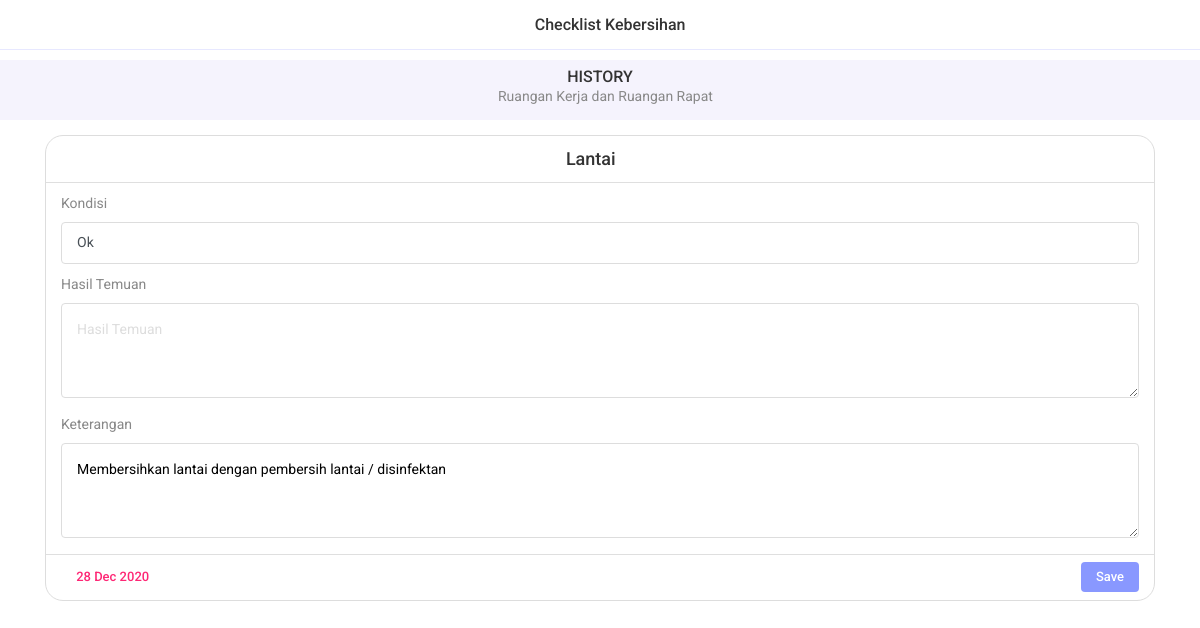
The page /cleaning/history/subarea-check/harian-982/2020-12-28 (signed in) on the database its author committed.
### cleaning/models.py (models this page shows, shortened)
class cln_daily(models.Model):
    hari_ini = models.DateField(
        name="hariIni", auto_now=False, auto_now_add=False, verbose_name="Hari ini")
    pilih_kondisi = {
        ('Ok', 'Ok'),
        ('Not Ok', 'Not Ok'),
    }
    kondisi = models.CharField(name="kondisi", max_length=50,
                               choices=pilih_kondisi, verbose_name="Kondisi", blank=True, null=True, default='')
    keterangan = models.TextField(name="keterangan", max_length=500,
                                  verbose_name="Keterangan", blank=True, null=True, default='')
    hasil_temuan = models.TextField(name="hasilTemuan", max_length=500,
                                    verbose_name="Hasil Temuan", blank=True, null=True, default='')
    done = models.DateTimeField(
        name="done", auto_now=False, auto_now_add=False, verbose_name="Terlaksana Pada", blank=True, null=True)
    dailySubarea = models.ForeignKey(cln_subarea, verbose_name="Nama Subarea",
                                     on_delete=models.CASCADE, related_name="dailySubarea", blank=True, null=True)
    class Meta:
        db_table = ''
        managed = True
        verbose_name = 'daily'
        verbose_name_plural = 'dailies'

class cln_subarea(models.Model):
    nama_subarea = models.CharField(
        max_length=100, name='namaSubarea', verbose_name='Nama Subarea', blank=False, null=False, unique=False)
    namaAreaSubarea = models.ForeignKey(
        cln_area, verbose_name="Nama Area", on_delete=models.CASCADE, related_name="namaAreaSubarea", blank=True, null=True)
    class Meta:
        db_table = ''
        managed = True
        verbose_name = 'subarea'
        verbose_name_plural = 'subareas'

class cln_area(models.Model):
    nama_area = models.CharField(max_length=100, name='namaArea',
                                 verbose_name='Nama Area', unique=True, blank=False, null=False)
    class Meta:
        db_table = ''
        managed = True
        verbose_name = 'area'
        verbose_name_plural = 'areas'

class cln_latest_history(models.Model):
    history = models.DateField(
        name="history", auto_now=False, auto_now_add=False, verbose_name="History")
    class Meta:
        db_table = ''
        managed = True
        verbose_name = 'history'
        verbose_name_plural = 'histories'

### user/decorators.py (the view)
    def wrapper_function(request, *args, **kwargs):
        group = None
        if request.user.groups.exists():
            group = request.user.groups.all().first().name
        if group == 'maker':
            return view_func(request, *args, **kwargs)
        else:
            return redirect('401_unauthorized_maker')

### cleaning/forms.py
class dailyForm(forms.ModelForm):
    class Meta:
        model = cln_daily
        fields = ['kondisi',  'hasilTemuan', 'keterangan']
    def __init__(self, *args, **kwargs):
        super().__init__(*args, **kwargs)
        self.fields["kondisi"].widget.attrs.update(
            {'id': "kondisi", 'name': 'kondisi', 'class': 'custom-select',
                'label': 'kondisi', 'help text': 'kondisi', 'placeholder': 'Kondisi'})
        self.fields["keterangan"].widget.attrs.update(
            {'id': "keterangan", 'name': 'keterangan',
                'label': 'keterangan', 'help text': 'keterangan', 'height': "200", 'placeholder': 'Keterangan', 'rows': '3'})
        self.fields["hasilTemuan"].widget.attrs.update(
            {'id': "hasilTemuan", 'name': 'hasilTemuan', 'label': 'Hasil Temuan', 'help text': 'Hasil Temuan', 'placeholder': 'Hasil Temuan', 'rows': '3'})

### templates/cleaning/cln_history_check_single.html (shortened to what this page needs)
{% extends "base.html" %}{% load static %}
{% block navbar %}
<div class="left"><a href="{% url 'cln_history' %}" class="link"><i class="icon ion-ios-arrow-back"></i></a>
</div>
<div class="title">{{title}}</div>
{% endblock navbar %}
{% block page_wrapper %}
<div class="newsletter bg-lightblue py-2">
    <div class="section-title text-center title-large">
        <h6>HISTORY</h6>
        <p><i class="icon ion-ios-information-circle-outline"></i>{{harian.dailySubarea.namaAreaSubarea.namaArea}}</p>
    </div>
</div>
<div class="separator-small"></div>
<div class="cards">
    <div class="container">
        <div class="card card-outline card-list">
            <form method="POST" class="form-outline form-horizontal">
                <div class="card-body">
                    <h5 class="card-title" style="text-align: center;">{{harian.dailySubarea.namaSubarea}}
                        <i class="icon ion-ios-add-circle"></i>
                    </h5>
                    <div class="form-elements">
                        <div class="container">
                            <div class="form-wrapper">
                                {% for field in form %}
                                <div class="input-wrap" style="margin: 10px auto;">
                                    <label for="{{field.id}}">{{field.label}}</label>
                                    {{field}}
                                </div>
                                {% endfor %}
                            </div>
                        </div>
                    </div>
                </div>
                <div class="footer-card">
                    <div class="card-date"><i class="icon ion-ios-calendar"></i>{{tanggal.history | date:"d M Y"}}</div>
                    <div class="card-comment"><button type="submit" class="button button-small">Save</button>
                    </div>
                </div>
            </form>
        </div>
    </div>
</div>
{% endblock page_wrapper %}

### static/css/style.css (style rules this page uses)
body { font-family: 'Roboto', sans-serif; color: #888; font-size: 14px; font-weight: 400; background: #fff; }
h1, h2, h3, h4, h5, h6 { line-height: 110%; font-family: 'Roboto', sans-serif; margin: 0; font-weight: 500; color: #333; }
h5 { font-size: 18px; }
h6 { font-size: 16px; }
a { color: #333; }
p { margin: 0; }
textarea { width: 100%; border-radius: 4px; border: 0; padding: 15px; font-size: 14px; }
.input-wrap { margin-bottom: 15px; }
.input-wrap:last-child { margin-bottom: 0; }
.custom-select { width: 100%; height: 42px; border-radius: 4px; border: 0; padding: 2px 15px; font-size: 14px; opacity: 1; }
.form-outline .custom-select { border: 1px solid #ddd; }
.form-outline textarea { background: #fff; border: 1px solid #ddd; }
.bg-lightblue { background: #f5f3fd !important; }
.separator-small { height: 15px; }
.section-title { margin: 0 15px 15px; }
.navbar .link { display: flex; font-size: 26px; height: 50px; align-items: center; }
.navbar .title { font-size: 16px; color: #333; font-weight: 500; }
.button { background: #8998ff; border-radius: 4px; padding: 0 12px; line-height: 38px; font-size: 14px; font-weight: 500; color: #fff; text-transform: none; margin-top: 20px; border: 0; width: 100%; text-align: center; display: inline-block; }
.button-small { line-height: 30px; font-size: 13px; padding: 0 8px; }
.card { border-radius: 18px; border: 0; background: #f5f3fd; }
.card-outline { border: 1px solid #ddd; background: transparent; }
.card-body { padding: 15px; }
.card-date { margin-top: 10px; color: #fe2775; font-weight: 500; font-size: 13px; }
.card-date i { margin-right: 5px; }
.card-list { padding: 0; }
.card-list .card-body { padding: 0; }
.card-list .card-title { line-height: 46px; padding: 0 15px; border-bottom: 1px solid rgba(0, 0, 0, 0.125); margin-bottom: 0; }
.footer-card { min-height: 46px; display: flex; align-items: center; width: 100%; padding: 0 15px; border-top: 1px solid rgba(0, 0, 0, 0.125); }
.footer-card .card-date { margin-top: 0; }
.footer-card .card-comment { margin-left: auto; }

### templates/base.html (style rules this page uses)
.section-title { margin-bottom: 5px; }

### templates/cleaning/cln_history_check_single.html (style rules this page uses)
.footer-card .button { margin: 5px 14px 5px auto; }

### rows shown on the page
cln_daily: dailySubarea.namaAreaSubarea.namaArea "Ruangan Kerja dan Ruangan Rapat", dailySubarea.namaSubarea "Lantai", form "Ok" "Membersihkan lantai dengan pembersih lantai / disinfektan"
cln_latest_history: history "28 Dec 2020"

### other values the page prints
{{ title }} "Checklist Kebersihan"
{{ field.label }} "Kondisi" "Hasil Temuan" "Keterangan"
